Frame 1 (no input): blank canvas, image omitted
Frame 60 (the mouse pressed at the canvas centre just before this capture): blank canvas, image omitted
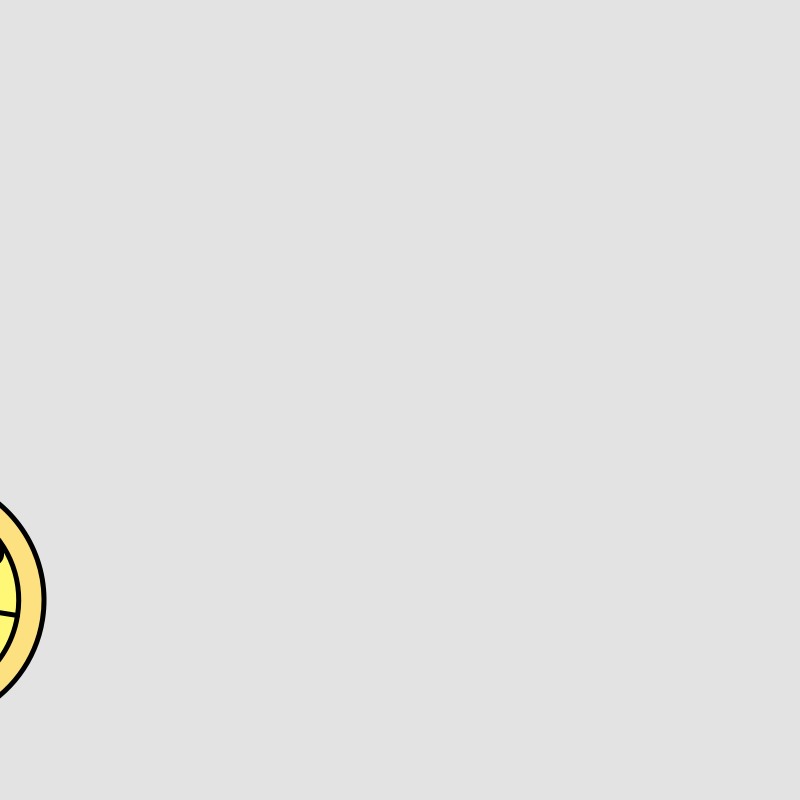
Frame 120 (the mouse held since frame 60 and released just before this capture)

The Processing sketch whose frames 1 and 60 were blank and that drew this single picture after the mouse press (run headless with seeded random() and noise(); from frame 60 on, the mouse is pressed at the canvas centre):

// Processing sketch: Pizza_bike
// ── Pizza_bike.pde
int r = 0;

void setup(){
  size(800,800);
  
}

void draw(){
 background(227); 
 println(frameCount);
  pushMatrix();
  translate(-200+r,600);
  r++;
  if(r>width+680) {
    r=0;

}
  
  rotate(frameCount/4);
 
 
  pizza();
  
  
  popMatrix();
  //****************************************************************
  pushMatrix();
translate(-600+r,600);
  
  
  rotate(frameCount/4);
 
 
  pizza();
  
  popMatrix();
  
 //*************************
 translate(-600+r,600);
 
 strokeWeight(5);
 line(0,0,200,0);
 line(200,0,125,-200);
  line(0,0,125,-200);
  line(125,-200,350,-200);
   line(350,-200,200,0);
   
   line(350,-200,400,0);
   line(125,-200,125,-225);
   
   line(350,-200,400,-265);
   line(400,-265,325,-265);
   
   line(270,-92,400,0);
   
   rect(100,-235,50,15);
 
 // sys();
  
  
}



void sys(){
for(int i = 0; i < width; i = i +10){

line(0,i, width, i);
line (i,0 , i , height);

}


}


void pizza(){
 fill(253,224,128);
  circle(0,0,250);
  
  fill(255,248,119);
  circle(0,0,200);
  line(0,-100,0,100);
  line(-100,0,100,0);
  
  fill(256,0,0);
  circle(10,-50,20);
  circle(15,30,20);
  circle(50,-30,20);
  circle(-25,60,20);
  circle(57,65,20);
  circle(-50,-20,20);
  circle(-50,-60,20);
  circle(-37,35,20);

}
